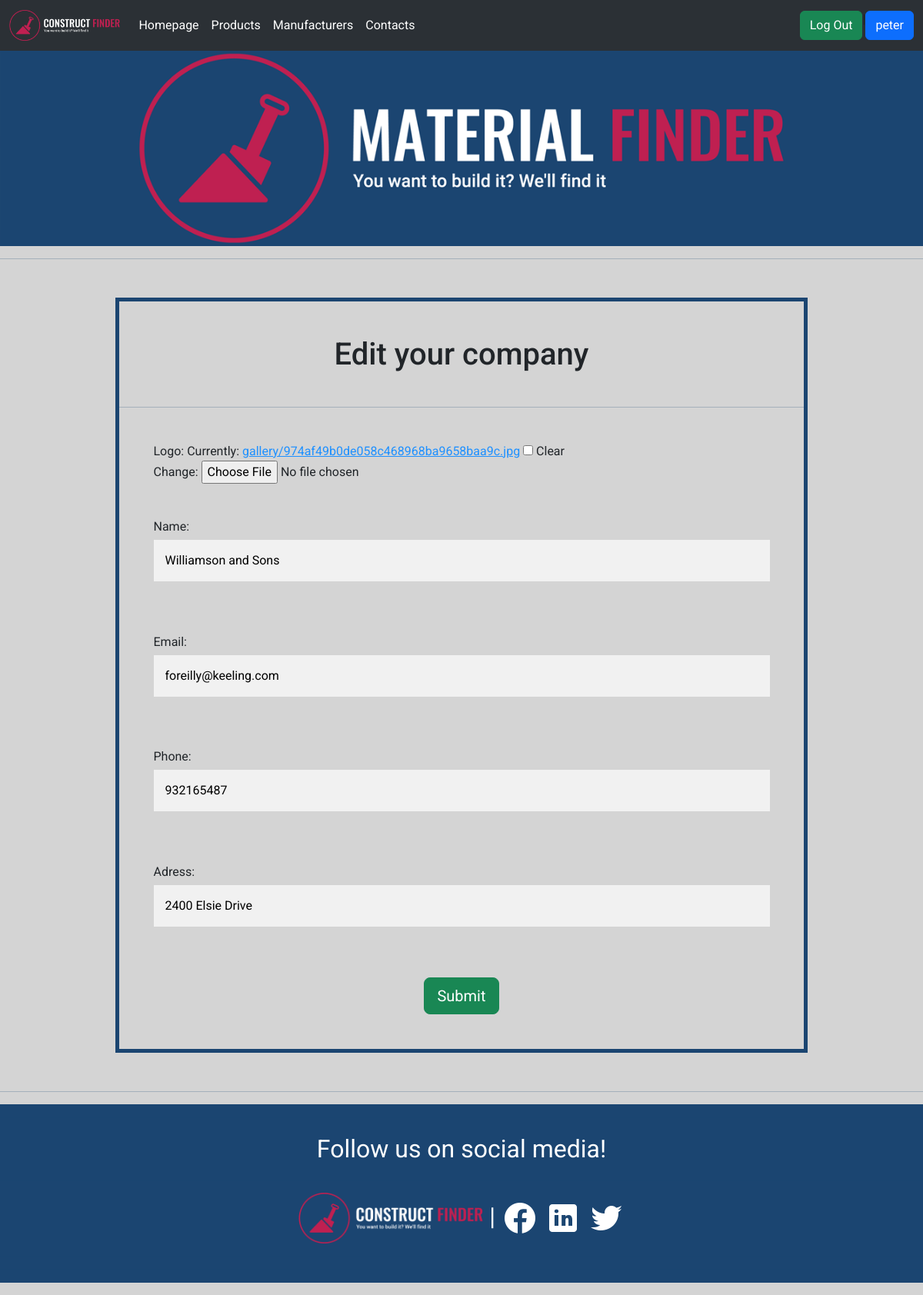
The page /company_form/1 (signed in) on the database its author committed.
### accounts/models.py (models this page shows, shortened)
class Company(models.Model):
    user = models.OneToOneField(User, null=True, blank=True, on_delete=models.CASCADE)
    logo = models.ImageField(default='defaulticon.jpg', upload_to='gallery/', blank=True, null = True)
    name = models.CharField(max_length=200, null=True)
    email = models.CharField(max_length=200, null=True)
    phone = models.CharField(max_length=200, null=True)
    adress = models.CharField(max_length=200, null=True)
    date_created = models.DateTimeField(auto_now_add=True)

### accounts/decorators.py (the view)
        def wrapper_func(request, *args, **kargs):
            group = None
            if request.user.groups.exists():
                group = request.user.groups.all()[0].name
            if group in allowed_roles:
                return view_func(request, *args, **kargs)
            else:
                return HttpResponse('You do not have permission to view this page')

### accounts/forms.py
class EditCompany(ModelForm):
    class Meta:
        model = Company
        fields = ('logo', 'name', 'email', 'phone', 'adress')

### accounts/views.py (called while the page is built)
@login_required(login_url='login')
@allowed_users(allowed_roles=['company', 'admin'])
def company_form(request, pk):
    company = Company.objects.get(id=pk)
    formset = EditCompany(instance=company)
    if request.method == 'POST':
        formset = EditCompany(request.POST, request.FILES, instance=company)
        if formset.is_valid():
            formset.save()
            return redirect('home')
    context = {'formset':formset, 'company':company}
    return render(request, 'accounts/company_form.html', context)

### accounts/templates/accounts/company_form.html (shortened to what this page needs)
{% extends 'accounts/main.html' %}
{% load static %}
{% block content %}
</head>
<body>
  <div class="responsive">
    <img class="responsive" src="/images2/images/banner.png">
  </div>
  <hr>
  <div class="margin_box">
<form method="POST" enctype="multipart/form-data">
    <div class="box_border">
        <h1>Edit your company</h1>
        <hr>
    {{formset.as_p}}
   <p style="text-align: center;"> <input type="submit" name="accept" class="btn btn-lg btn-success"></p>
      </form>
    </div>
</body>
</html>
{% endblock %}

### accounts/templates/accounts/navbar.html (shortened to what this page needs)
{% load static %}
<nav class="navbar navbar-expand-lg bg-body-tertiary" data-bs-theme="dark">
    <div class="container-fluid">
      <img class="navbar-brand" src="/images2/images/logo-no-background.png" height="50px" width="auto" >
      <div class="collapse navbar-collapse" id="navbarSupportedContent">
        <ul class="navbar-nav me-auto mb-2 mb-lg-0">
          <li class="nav-item">
            <a class="nav-link active" aria-current="page" href="{% url 'home' %}">Homepage</a>
          </li>
          <li class="nav-item">
            <a class="nav-link active" href="{% url 'catalogue' %}">Products</a>
          </li>
          <li class="nav-item">
            <a class="nav-link active" href="{% url 'comp_catalogue' %}">Manufacturers</a>
          </li>
          <li class="nav-item">
            <a class="nav-link active" href="{% url 'contacts' %}">Contacts</a>
          </li>
        </ul>
            {% if request.user.is_authenticated %}
              {% if request.user.is_staff %}
                <a href="{% url 'logout' %}"><button type="button" class="btn btn-success">Log Out</button></a>
                <p>|</p>
                <a href=""><button type="link" class="btn btn-primary">{{request.user}}</button></a>
              {%else%}
                <a href="{% url 'logout' %}"><button type="button" class="btn btn-success">Log Out</button></a>
                <p>|</p>
                {% if request.user.company != None %}
                  <a href="{% url 'company' user.company.id %}"><button type="link" class="btn btn-primary">{{request.user}}</button></a>
                {% else %}
                  <a href="{% url 'company_form' user.company.id %}"><button type="link" class="btn btn-primary">{{request.user}}</button></a>
                {%endif%}
              {%endif%}
            {%else%}
            <a href="{% url 'login' %}"><button type="button" class="btn btn-success">Log In</button></a>
            <p>|</p>
            <a href="{% url 'register' %}"><button type="link" class="btn btn-primary">Register</button></a>
            {%endif%}
      </div>
    </div>
  </nav>

### accounts/templates/accounts/main.html (style rules this page uses)
body { background-color: rgb(212, 212, 212); font-family: Roboto; background-color: rgb(212, 212, 212); font-family: Roboto; max-width: 100%; width: 80em; align-items: center; margin: auto; }

### accounts/templates/accounts/company_form.html (style rules this page uses)
input[type=text], input[type=password] { width: 100%; padding: 15px; margin: 5px 0 22px 0; display: inline-block; border: none; background: #f1f1f1; }
a { color: dodgerblue; }
.responsive { max-width: 100%;height: auto; float: center; }
.margin_box { max-width: 1000px; margin: auto; }
h1 { text-align: center; margin: 5%; }
.box_border { border-style: solid; border-width: 5px; border-color: #1b4571; margin: 5%; }
.box_border p { margin: 5%; }

### accounts/templates/accounts/footer.html (style rules this page uses)
hr { color: #1b4571; }

### rows shown on the page
Company: name "Williamson and Sons", email "foreilly@keeling.com", phone "932165487", adress "2400 Elsie Drive"

### other values the page prints
{{ request.user }} "peter"
